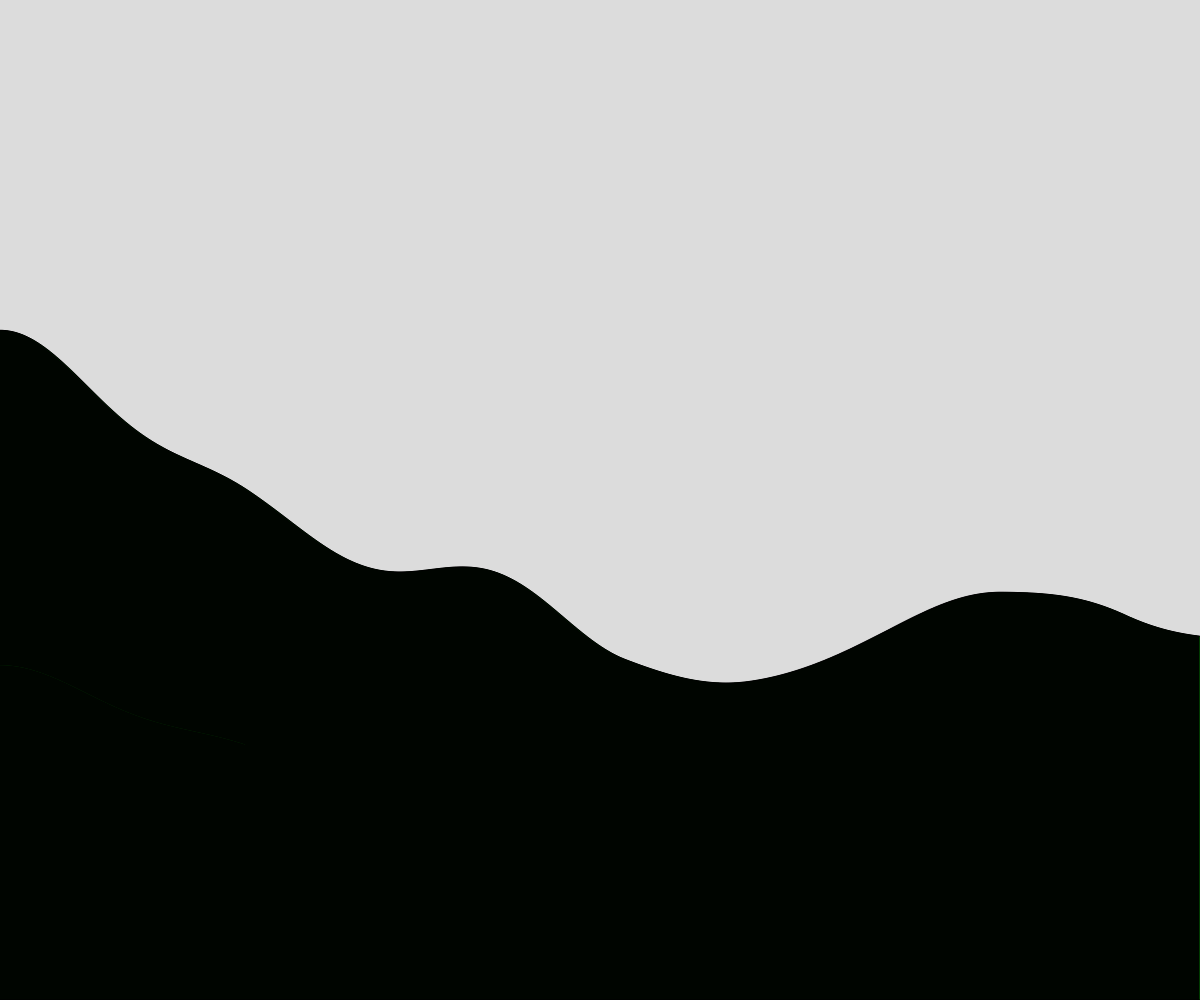
Frame 1 (no input)
Frame 60 (no input): identical to frame 1, image omitted
Frame 120 (the mouse pressed at the canvas centre since frame 60): identical to frame 1, image omitted

The p5.js sketch that drew this single still picture (run headless with seeded random() and noise() and a simulated clock; from frame 60 on, the mouse is pressed at the canvas centre):

// p5.js sketch
// ── sketch.js
// Terrain Generation 
// Object Notation and Arrays Demo 


let terrain = [];
let numOfRects; 
let rectWidth; 

function setup() {
  createCanvas(windowWidth, windowHeight);
  numOfRects = width; 
  rectWidth = width / numOfRects;
  generateTerrain(); 
}


function draw() {
  background(220);
  for ( let someRect of terrain){
    rect(someRect.x,someRect.y,someRect.w,someRect.h);
  }
}
function generateTerrain(){
  let time = 0;
  let dt = 0.001;

  for(let x = 0; x < width; x += rectWidth){
    let theHeight = noise(time) * height;
    spawnRect(x,theHeight);
    time += dt;
  }
}
function spawnRect(leftSide,rectHeight){
  fill("green");

  let thisRect = {
    x : leftSide,
    y : height-rectHeight,
    w : rectWidth,
    h : rectHeight,
  };
  terrain.push(thisRect);

}
